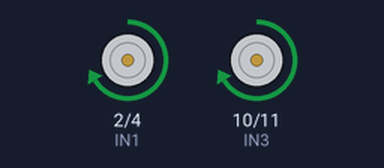
This sketch was run on a simulated Arduino Uno, built with avr-gcc and run on an emulated ATmega328P. Parts: motor-driver pin pairs drawn as motors (green arrow = first pin HIGH = forward, orange = second pin HIGH = backward, longer = more drive, scaled by the enable pin).

Above: at 0.1 s.
At 1.1 s:
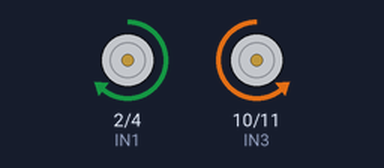
At 2.1 s:
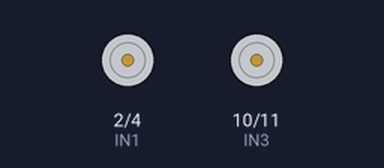
Timing chart, 0 to 3.6 s (numbered marks = the images above):
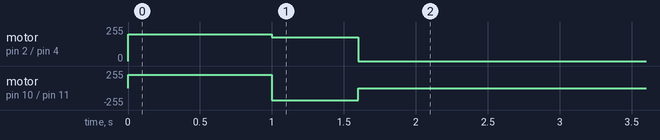

The sketch:

motor-mapa-robot.ino
```cpp
// Prueba del modelo con el mapa del futuro robot evasor (docs/INTEGRACION_PINES_ARDUINO.md):
// izquierdo IN1 D2, IN2 D4, ENA D5; derecho IN3 D10, IN4 D11, ENB D6. D7/D8 quedan para el HC-SR04 y D9 para el servo.
const int IN1 = 2;
const int IN2 = 4;
const int IN3 = 10;
const int IN4 = 11;
const int ENA = 5;
const int ENB = 6;

void motores(int a1, int a2, int b1, int b2, int va, int vb) {
  digitalWrite(IN1, a1);
  digitalWrite(IN2, a2);
  digitalWrite(IN3, b1);
  digitalWrite(IN4, b2);
  analogWrite(ENA, va);
  analogWrite(ENB, vb);
}

void setup() {
  pinMode(IN1, OUTPUT);
  pinMode(IN2, OUTPUT);
  pinMode(IN3, OUTPUT);
  pinMode(IN4, OUTPUT);
  pinMode(7, OUTPUT);           // TRIG: libre para el sensor, no afecta a los motores
  motores(HIGH, LOW, HIGH, LOW, 200, 200);   // avanzar
  delay(1000);
  motores(HIGH, LOW, LOW, HIGH, 180, 180);   // girar a la derecha
  delay(600);
  motores(LOW, LOW, LOW, LOW, 255, 255);     // freno
  delay(400);
  motores(LOW, LOW, LOW, LOW, 0, 0);         // libre
}

void loop() {
  digitalWrite(7, HIGH);        // actividad en D7: no es un pin del mapa del robot
  delayMicroseconds(10);
  digitalWrite(7, LOW);
  delay(60);
}
```
